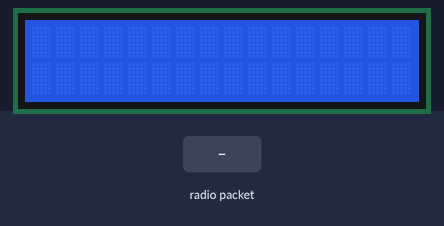
The sketch below on a simulated Arduino Uno, built with avr-gcc and run on an emulated ATmega328P. Shown: 16×2 character LCD. The inputs (shaded band) are chosen by the test bench. No radio packets arrive unless stated; what the sketch prints to the serial monitor is not drawn.

Above: at 1.2 s.
1.3 s: radio packet "1" arrives
At 3.4 s:
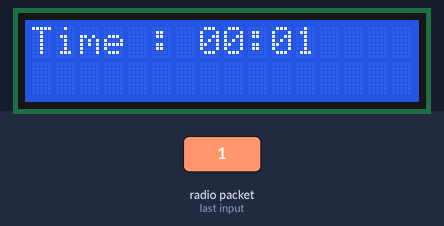
At 4.7 s:
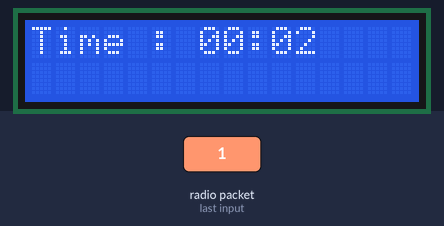
Timing chart, 0 to 6.2 s (numbered marks = the images above; inputs shaded):
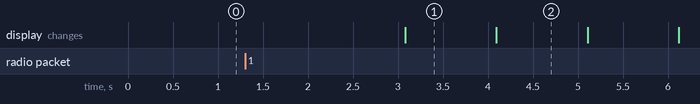

Measured:
- after the input at 1.3 s, the display: changes after 1.8 s (image 1)
- what the display in image 1 shows lasts 1.0 s, from 3.1 s to 4.1 s

The sketch:

Receiver.ino
```cpp
#include <LiquidCrystal_I2C.h> // Include the LiquidCrystal Library to support lcd

#include <RH_ASK.h> // Driver library to send and receive data

#include <SPI.h> // Needed to compile the code

RH_ASK driver; // Initalize driver to receive data

int minutes = 0, seconds = 0;
bool maxFlag = true; // Boolean flag to check if the timer is below the maximum time of 99:59
bool received = false;
LiquidCrystal_I2C lcd(0x27, 16, 2); // Declare lcd 16 columns, 2 rows
void setup() {
  // put your setup code here, to run once:
  Serial.begin(9600); // For debbugging
  if (!driver.init()) { // Check if driver is initialized
    Serial.println("Driver init error");
  }
  lcd.init(); // Initialize LCD
  lcd.backlight(); // Activate backlight on the lcd

}


void updateTimer() {
  if (received) {
    seconds++;
    if (seconds > 59) {
      if (minutes >= 99 && seconds > 59) {
        maxFlag = false; // Flip the flag to false if the timer is at maximum.
      }
      seconds = 0;
      minutes++;
    }

    if (maxFlag) { // If maxFlag is true, meaning we are below the maximum time.
      lcd.clear(); // Clear lcd and print the minutes and seconds.
      lcd.print(F("Time : "));
      if (minutes < 10) lcd.print(F("0"));
      lcd.print(minutes);
      lcd.print(F(":"));
      if (seconds < 10) lcd.print(F("0"));
      lcd.print(seconds);

    }
  }
}

void loop() {
  uint8_t loc[19]; // Buffer of unsigned char* to hold  the Latitude and the Longitude of len 19

  uint8_t locLen = sizeof(loc); // Get the size of the buffer
  if (driver.recv(loc, & locLen)) {

    loc[locLen] = '\0'; // Null terminate the location buffer after reading
    String locStr = (const char * ) loc; // Cast the location buffer to const char* and convert it to an arduino String
    int delimIndex = locStr.indexOf('|'); // Get the index of the delimiter used to separate the Latitude and Longitude
    String latStr = locStr.substring(0, delimIndex); // Get the Latitude
    String lngStr = locStr.substring(delimIndex + 1, locStr.length()); // Get the Longitude

    Serial.println("Latituide and Longitude: " + latStr + "," + lngStr + "\n"); // Write the Lat and Lng to the Serial

    received = true;
  }

  delay(1000);
  // Minutes and seconds timer.
  updateTimer();
}
```
